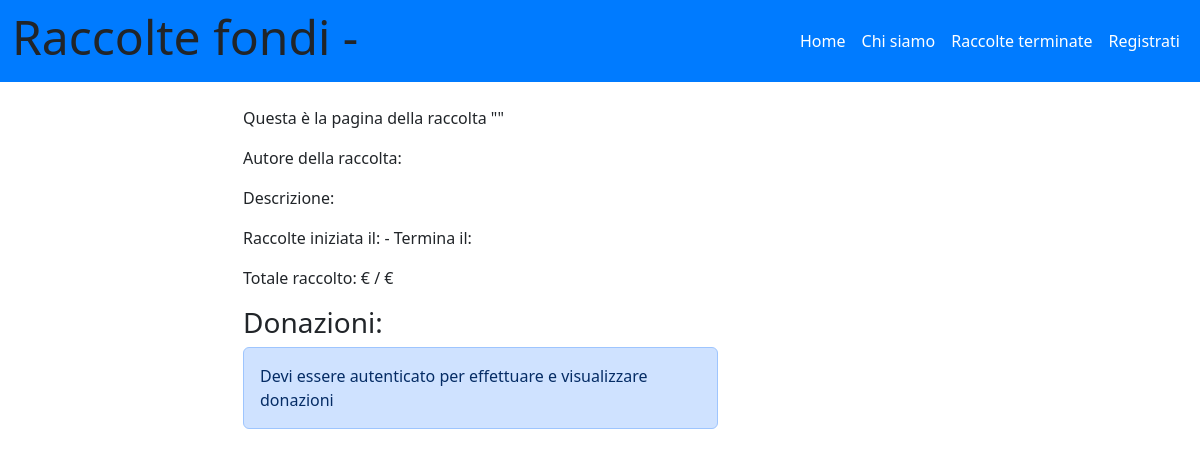
Before: /raccolte/5 with the older database file.
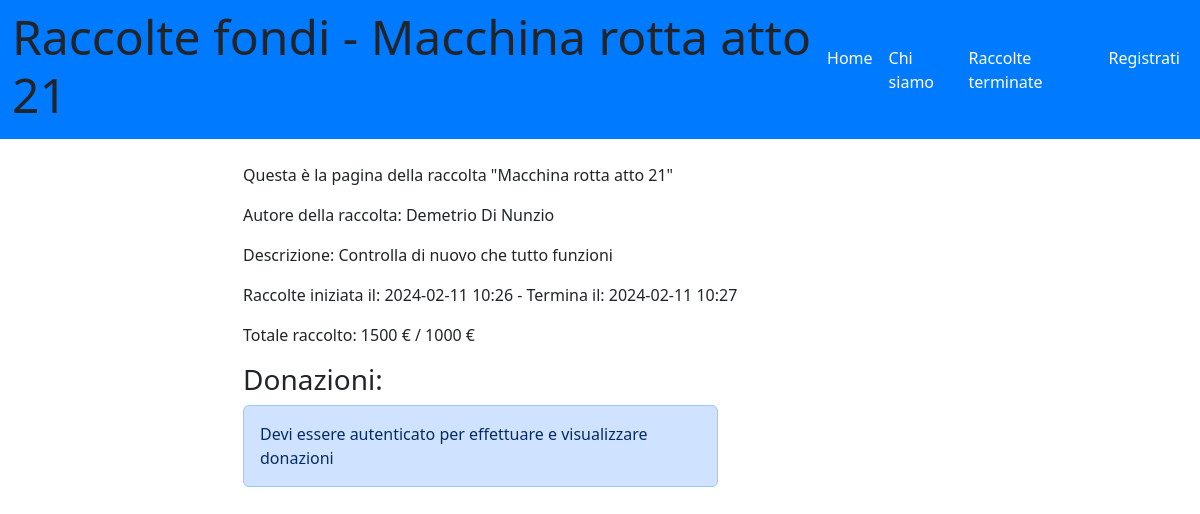
After: the same page with the newer database file.
### tables this page shows
CREATE TABLE "raccolte" (
	"id_raccolta"	INTEGER NOT NULL UNIQUE ,
	"nome_raccolta"	TEXT NOT NULL,
	"descrizione"	TEXT,
	"immagine"	TEXT,
	"data_creazione"	TEXT,
	"data_termine"	TEXT,
	"cifra_attuale"	NUMERIC,
	"cifra_da_raggiungere"	NUMERIC,
	"tipo_raccolta"	TEXT,
	"organizzatore_raccolta"	INTEGER,
	"importo_minimo"	NUMERIC,
	"status"	TEXT DEFAULT 'attiva',
	"aggiornata"	TEXT DEFAULT 'no',
	PRIMARY KEY("id_raccolta" AUTOINCREMENT),
	FOREIGN KEY("organizzatore_raccolta") REFERENCES "utenti"("id_utente")
);

CREATE TABLE "utenti" (
	"id_utente"	INTEGER NOT NULL UNIQUE,
	"email"	TEXT NOT NULL UNIQUE,
	"password"	TEXT NOT NULL UNIQUE,
	"nome"	TEXT NOT NULL,
	"cognome"	TEXT NOT NULL,
	"immagine_utente"	TEXT,
	"portafoglio"	NUMERIC,
	PRIMARY KEY("id_utente" AUTOINCREMENT)
);

### app.py (the view)
@app.route('/raccolte/<int:id>')
def singola_raccolta(id):
    raccolta_db = raccolte_dao.get_raccolta_by_id(id)
    donazioni_db = donazioni_dao.get_donazione_by_id(id)
    return render_template('singola_raccolta.html', raccolta = raccolta_db, donazioni=donazioni_db)

### app.py (called while the page is built)
@app.before_request
def update_before_request():
    app.logger.info('Inizio update_status_e_portafoglio')
    try:
        raccolte_dao.update_status_e_portafoglio()
        app.logger.info('Fine update_status_e_portafoglio')
    except Exception as e:
        print('Error during update:', str(e))

### donazioni_dao.py (called while the page is built)
def get_donazione_by_id(id):
    conn = sqlite3.connect('db/raccolte_fondi.db')
    conn.row_factory = sqlite3.Row
    cursor = conn.cursor()
    '''ricevi l'id della raccolta, seleziona tutte le donazioni effettuate a quella raccolta, ovvero
    dove raccolta (donazioni) = id_raccolta (raccolte)'''
    sql = 'SELECT donazioni.id_donazione,donazioni.importo,donazioni.donatore,donazioni.raccolta,donazioni.testo_donazione,donazioni.data_donazione,utenti.nome,utenti.cognome FROM donazioni LEFT JOIN utenti ON donazioni.donatore = utenti.id_utente WHERE donazioni.raccolta = ? ORDER BY data_donazione DESC'
    cursor.execute(sql, (id,))
    donazioni = cursor.fetchall()
    cursor.close()
    conn.close()
    return donazioni

### templates/singola_raccolta.html (shortened to what this page needs)
{% extends "base.html" %}
{% block home_active %}active{% endblock %}
{% block page_name%}{{raccolta.nome_raccolta}}{%endblock%}
{%block content%}
<main class="col-lg-9 col-md-12">
<div class="container">
    <div class="row">
        <div class="col-3">
        </div>
        <div class="col-9">
            <p>Questa è la pagina della raccolta "{{raccolta.nome_raccolta | e}}"</p>
            <p>Autore della raccolta: {{raccolta.nome}} {{raccolta.cognome}}</p>
            <p>Descrizione: {{raccolta.descrizione | e}}</p>
            <p>Raccolte iniziata il: {{raccolta.data_creazione | e}} - Termina il: {{raccolta.data_termine | e}}</p>
            <p>Totale raccolto: {{raccolta.cifra_attuale | e}} € / {{raccolta.cifra_da_raggiungere | e}} €</p>
              <main class="col-lg-9 col-md-12">
                <h3>Donazioni:</h3>
                {% if current_user.is_authenticated%}
                {% for donazione in donazioni %}
                <div class="card mb-3" style="max-width: 540px;">
                  <div class="row g-0">
                    <div class="col-md-8">
                      <div class="card-body">
                        <h5 class="card-title">
                          Donatore:
                          {% if donazione.donatore != None %}
                          {{donazione.nome | e}} {{donazione.cognome | e}}
                          {% else %}
                          utente anonimo
                          {% endif %}
                        </h5>
                        <p class="card-text">{{donazione.testo_donazione}}</p>
                        <p class="card-text">Importo donazione: {{donazione.importo | e}} €</p>
                        <p class="card-text">Data donazione: {{donazione.data_donazione | e}}</p>
                      </div>
                    </div>
                  </div>
                </div>
                {% endfor %}
            {% else %}
            <div class="alert alert-primary" role="alert">
                Devi essere autenticato per effettuare e visualizzare donazioni
            </div>
            {% endif %}
        </div>
    </div>
</main>
{% endblock %}

Changed rows visible on the page:
added raccolte: nome_raccolta "Macchina rotta atto 21", descrizione "Controlla di nuovo che tutto funzioni", data_creazione "2024-02-11 10:26", data_termine "2024-02-11 10:27", cifra_attuale "1500", cifra_da_raggiungere "1000"
now on this page (row edited): utenti: nome "Demetrio", cognome "Di Nunzio"
